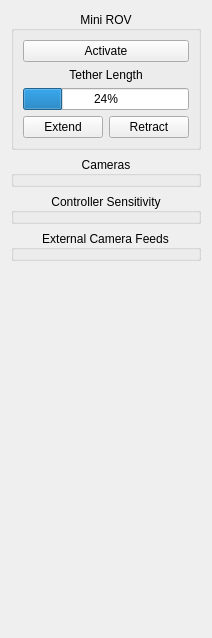
                  <widget class="QWidget" name="scrollAreaWidgetContents_8">
                   <property name="geometry">
                    <rect>
                     <x>0</x>
                     <y>0</y>
                     <width>196</width>
                     <height>638</height>
                    </rect>
                   </property>
                   <layout class="QGridLayout" name="gridLayout_12">
                    <item row="3" column="0">
                     <widget class="QGroupBox" name="analog_camera_control">
                      <property name="title">
                       <string>External Camera Feeds</string>
                      </property>
                      <property name="alignment">
                       <set>Qt::AlignCenter</set>
                      </property>
                     </widget>
                    </item>
                    <item row="1" column="0">
                     <widget class="QGroupBox" name="digital_camera_control">
                      <property name="title">
                       <string>Cameras</string>
                      </property>
                      <property name="alignment">
                       <set>Qt::AlignCenter</set>
                      </property>
                     </widget>
                    </item>
                    <item row="2" column="0">
                     <widget class="QGroupBox" name="controller_control">
                      <property name="title">
                       <string>Controller Sensitivity</string>
                      </property>
                      <property name="alignment">
                       <set>Qt::AlignCenter</set>
                      </property>
                     </widget>
                    </item>
                    <item row="0" column="0">
                     <widget class="QGroupBox" name="group_box_minirov">
                      <property name="title">
                       <string>Mini ROV</string>
                      </property>
                      <property name="alignment">
                       <set>Qt::AlignCenter</set>
                      </property>
                      <layout class="QGridLayout" name="gridLayout_3">
                       <item row="0" column="0">
                        <widget class="QPushButton" name="mini_rov_activate">
                         <property name="text">
                          <string>Activate</string>
                         </property>
                        </widget>
                       </item>
                       <item row="1" column="0">
                        <widget class="QLabel" name="label_2">
                         <property name="text">
                          <string>Tether Length</string>
                         </property>
                         <property name="alignment">
                          <set>Qt::AlignCenter</set>
                         </property>
                        </widget>
                       </item>
                       <item row="2" column="0">
                        <widget class="QProgressBar" name="progressBar">
                         <property name="value">
                          <number>24</number>
                         </property>
                        </widget>
                       </item>
                       <item row="3" column="0">
                        <layout class="QHBoxLayout" name="horizontalLayout_6">
                         <item>
                          <widget class="QPushButton" name="pushButton_19">
                           <property name="text">
                            <string>Extend</string>
                           </property>
                          </widget>
                         </item>
                         <item>
                          <widget class="QPushButton" name="pushButton_24">
                           <property name="text">
                            <string>Retract</string>
                           </property>
                          </widget>
                         </item>
                        </layout>
                       </item>
                      </layout>
                     </widget>
                    </item>
                    <item row="4" column="0">
                     <spacer name="verticalSpacer_2">
                      <property name="orientation">
                       <enum>Qt::Vertical</enum>
                      </property>
                      <property name="sizeHint" stdset="0">
                       <size>
                        <width>20</width>
                        <height>706</height>
                       </size>
                      </property>
                     </spacer>
                    </item>
                   </layout>
                  </widget>
